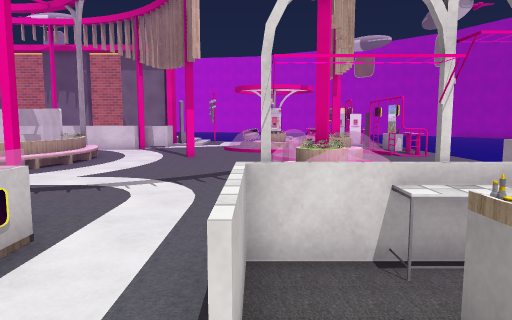
View 1 (above)

24 first-person views from a walk through a Unity game level. The camera is 1.5 m above the floor, tilts 6° down and sees 70° across. The floor is counted in squares, 1 m on a side. Each view is taken from the middle of a square. On the plan, view 1 faces up. The plan holds only what a view shows up to about 16 squares ahead; the rest is blank. The place goes on beyond the plan. Some animated figures are not drawn. Some surface patterns are stand-ins.

View 2
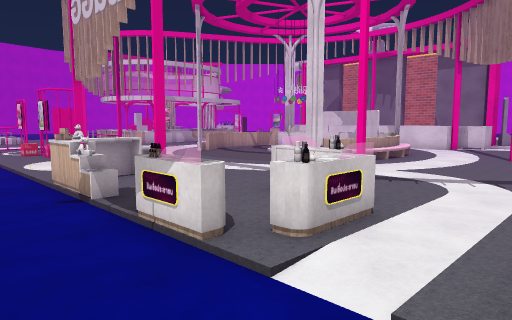

View 3
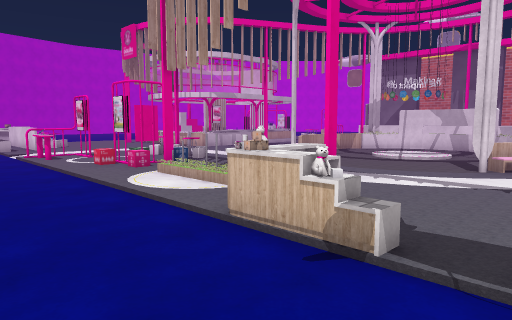

View 4
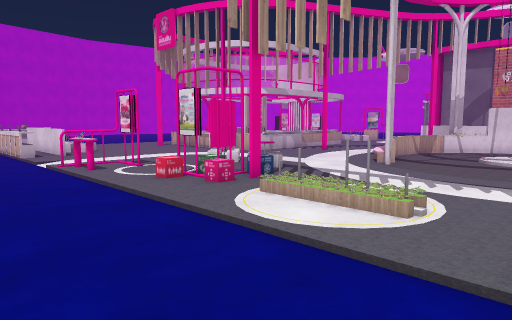

View 5
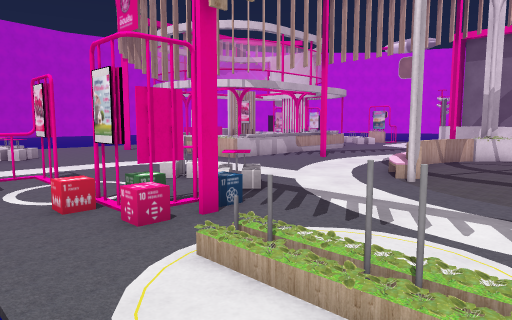

View 6
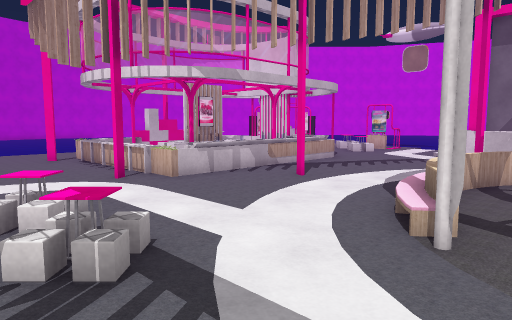

View 7
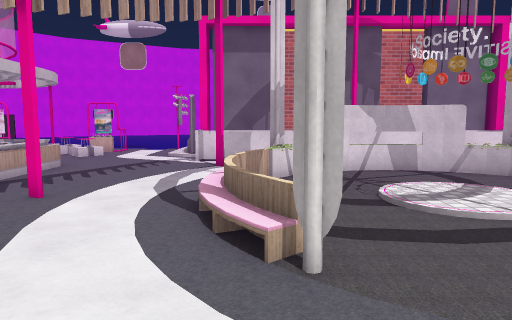

View 8
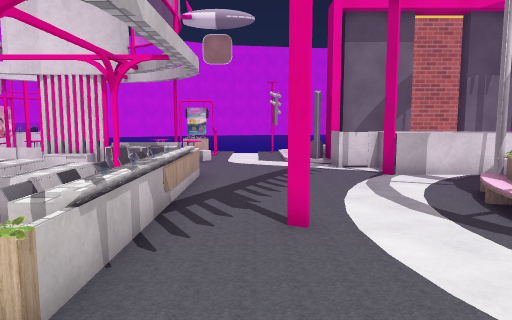

View 9
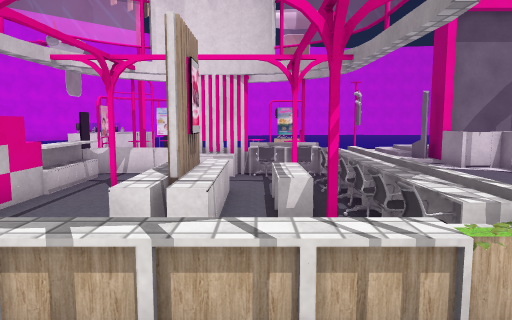

View 10
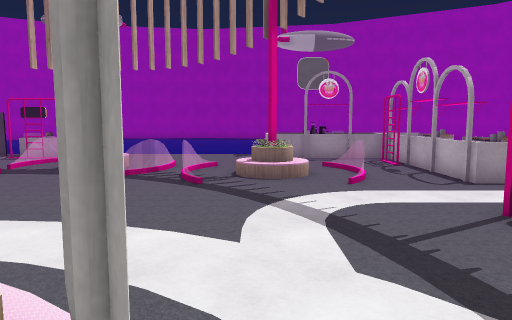

View 11
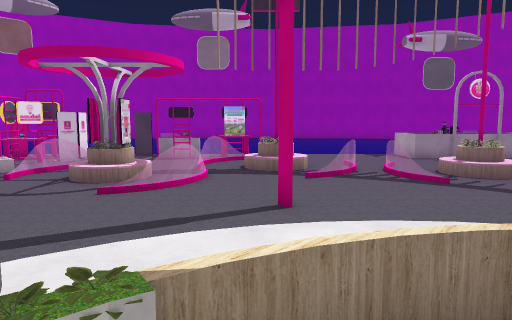

View 12
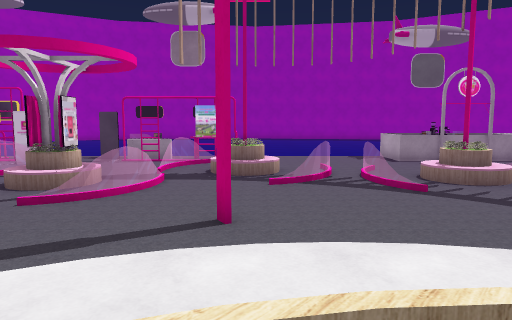

View 13
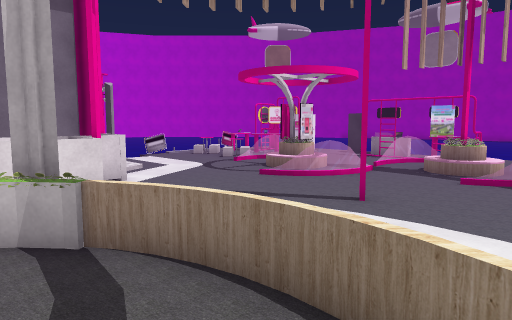

View 14
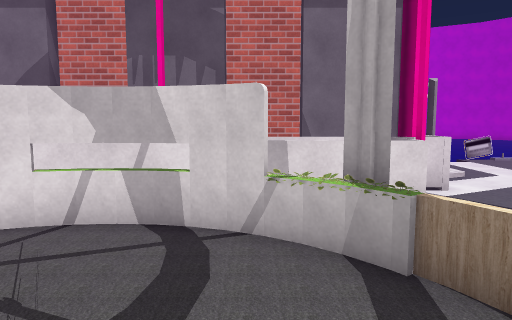

View 15
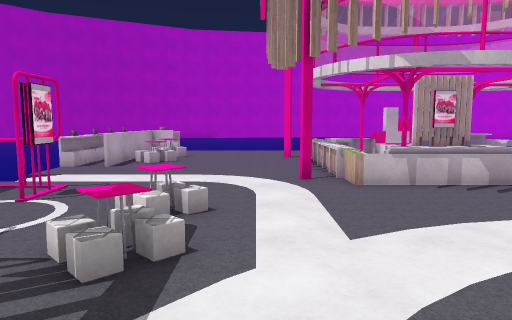

View 16
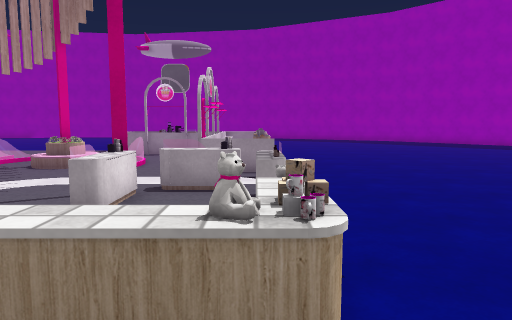

View 17
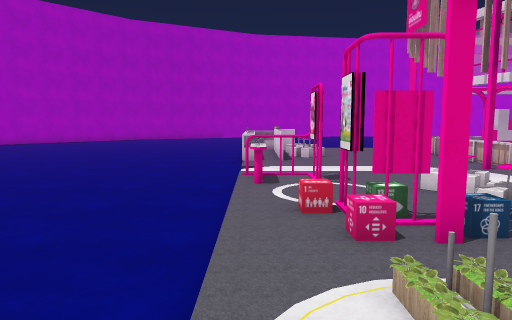

View 18
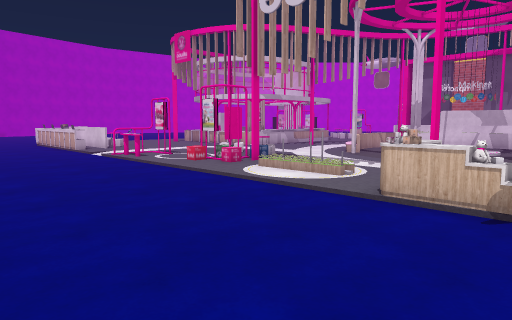

View 19
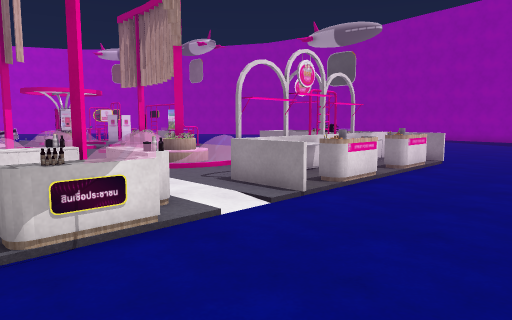

View 20
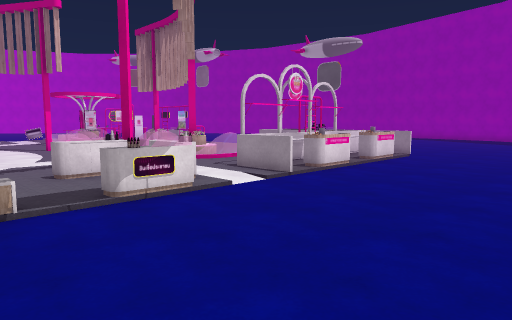

View 21
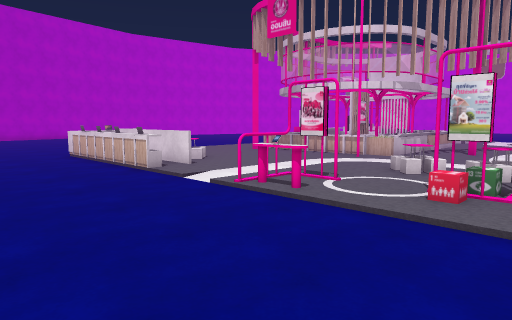

View 22
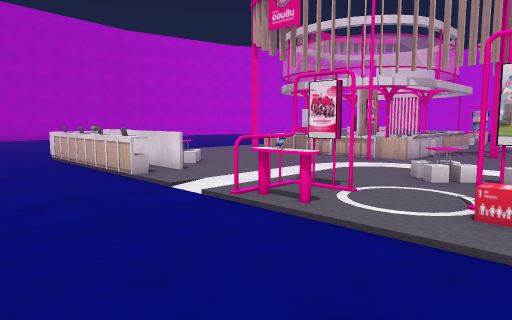

View 23
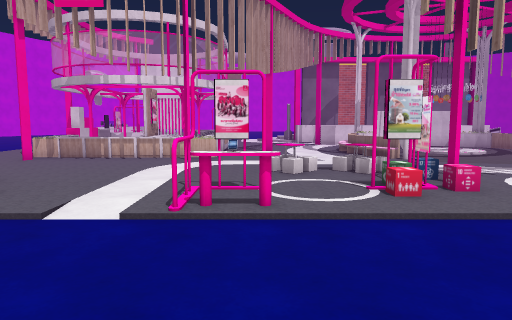

View 24
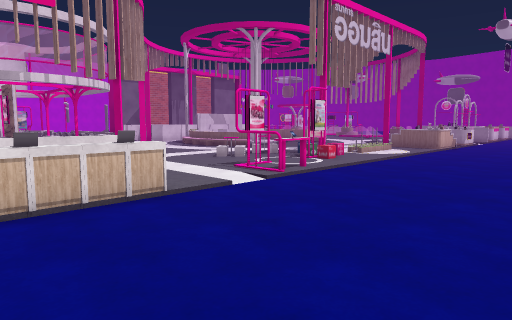

### Floor plan
Key: @ floor where view 1 was taken; # wall or solid block; x gap in a wall; . main floor; : floor 0.25 m higher than the main floor; / step, stairs or slope; = window, fence, low wall or low ledge; ^ raised ledge; T thing the floor can be seen under or through; O other object.
Columns run from 29 left of view 1 to 8 right of it. Each row starts with its distance up from view 1.
 24         ..//              /....  O###
 23        ...//              /...OO.OO#O
 22       OO..//#############//.......OO
 21       ......######  ###=#......==
 20        .....=#####  #####......  ..O.
 19  .=###^=.....=         #.....O#....#O
 18 x..#^OO=.....#=#######=#......O....OO
 17 ^^. ...O....... ######......==...=..O.
 16 ^^. ^.#O......O#.....##...........=OO.
 15  #.^#.^O......=.......=.........O..##
 14 ##.^#^^O......=..:::..=...#.....OO....
 13 ^^ ^^..O..#..O...:::..=.......=.......
 12 ^^ ..  O.........:::..=........==.....
 11 ^^ ....=..............=.......==......
 10 . ^^^^OO......O#.....#................
  9 ..............................##......
  8 ..............................OO... OO
  7 ..........O.O......................# O
  6 ..........O.O.................==...# #
  5 .............O..........OO#........  O
  4 O.O.....TT..##.OOOO.#.....O..#=#=###OO
  3 #=#=#...T...O..OOOO.=...O.O..=#OO.OOO#
  2 OOOO^...TOO.........OOOOOOO..=OO#.OOO#
  1 ........................O.............
  0 .............................@........
 -1 ......................................
 -2  .....................................
 -3  ..................................
 -4   .........   ........ ...........
 -5 .  ......            . .    ......

Where each view was taken, in squares from view 1:
view 1: 0 up, 0 right, facing up
view 2: 1 down, 0 right, facing up-left
view 3: 2 down, 5 left, facing up-left
view 4: 2 down, 9 left, facing up-left
view 5: 1 up, 11 left, facing up-left
view 6: 5 up, 13 left, facing up-left
view 7: 6 up, 15 left, facing up
view 8: 8 up, 20 left, facing up
view 9: 8 up, 24 left, facing up
view 10: 9 up, 9 left, facing right
view 11: 15 up, 9 left, facing right
view 12: 14 up, 8 left, facing right
view 13: 11 up, 9 left, facing up-right
view 14: 12 up, 9 left, facing up
view 15: 8 up, 13 left, facing left
view 16: 2 up, 11 left, facing right
view 17: 2 up, 11 left, facing left
view 18: 5 down, 6 left, facing up-left
view 19: 3 down, 6 left, facing up-right
view 20: 5 down, 8 left, facing up-right
view 21: 4 down, 15 left, facing up-left
view 22: 3 down, 16 left, facing up-left
view 23: 4 down, 20 left, facing up
view 24: 5 down, 29 left, facing up-right
